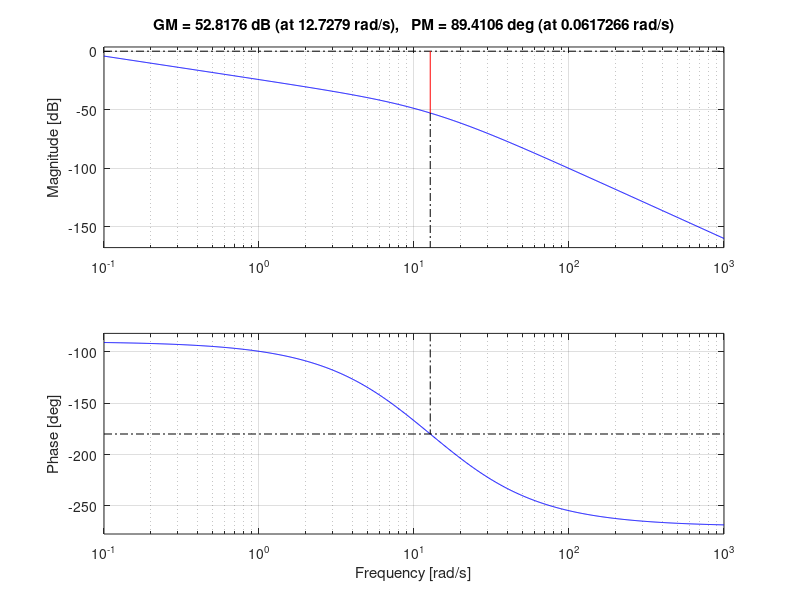
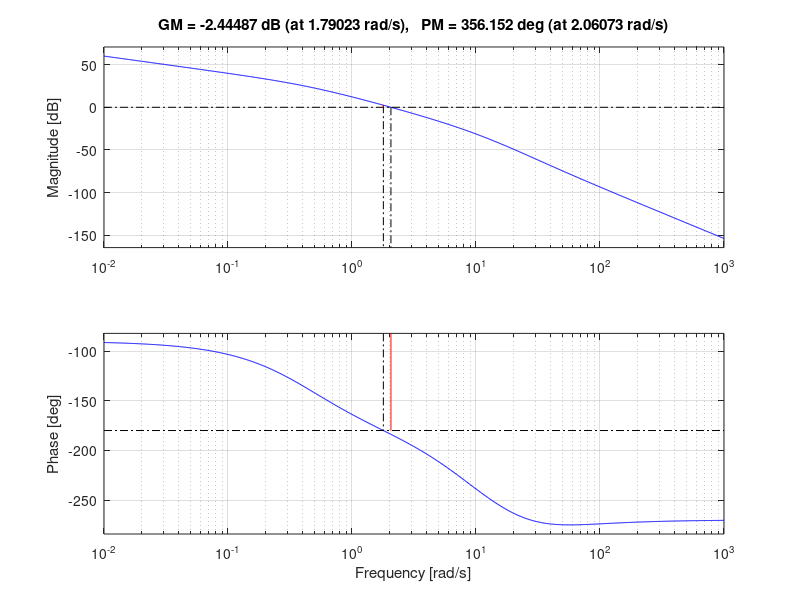
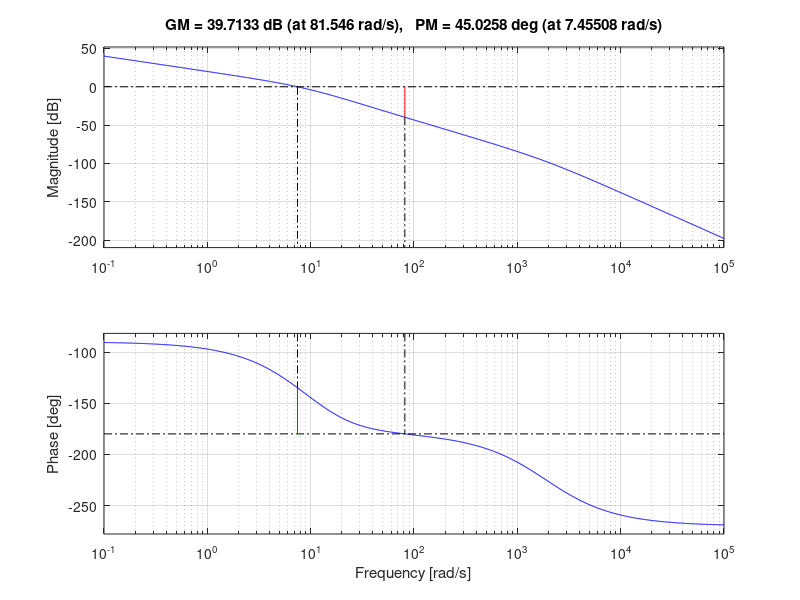

Write the MATLAB code that produced these figures, in order.
%%Step 5: Design a Phase-lag controller using frequency-domain design
%%method such that Kv = 10 and Phase margin is 45 degrees.


%Defining the System:
s = tf('s'); 
num = 10;
den = [1 27 162 0]; % s(s+9)(s+18) = s^3 + 27s^2 + 162sa
G = tf(num, den) 

%Bode plot to find initial Kv and phase margin of the system without
%phase-lead, same as before.
figure;
margin(G);
[Gm, Pm, Wcg, Wcp] = margin(G);


%Design parameters for the phase-lead compensator
alpha = 79.433; 
T = .0281;

%Phase-lead transfer function:
Gc = (s*T + 1) / (s*alpha*T + 1);
K = 161.99; %K needed fpor Kv = 10: (Found analytically) %161.999. Same as controller 4.

%Open-loop transfer function with compensator, untuned.
OL_TF = K * Gc * G

%Bode plot of system with phase-lag controlled:
figure;
margin(OL_TF)
[Gm, Pm, Wcg, Wcp] = margin(OL_TF);


%%Definitely needs to be tweaked!

%Design parameters for the phase-lead compensator
alpha = .01259; 
T = .042;

%Phase-lead transfer function:
Gc = (s*T + 1) / (s*alpha*T + 1);
K = 161.99; %K needed fpor Kv = 10: (Found analytically) %161.999. Same as controller 4.

%Open-loop transfer function with compensator, untuned.
OL_TF = K * Gc * G

%Bode plot of system with phase-lag controlled:
figure;
margin(OL_TF)
[Gm, Pm, Wcg, Wcp] = margin(OL_TF);